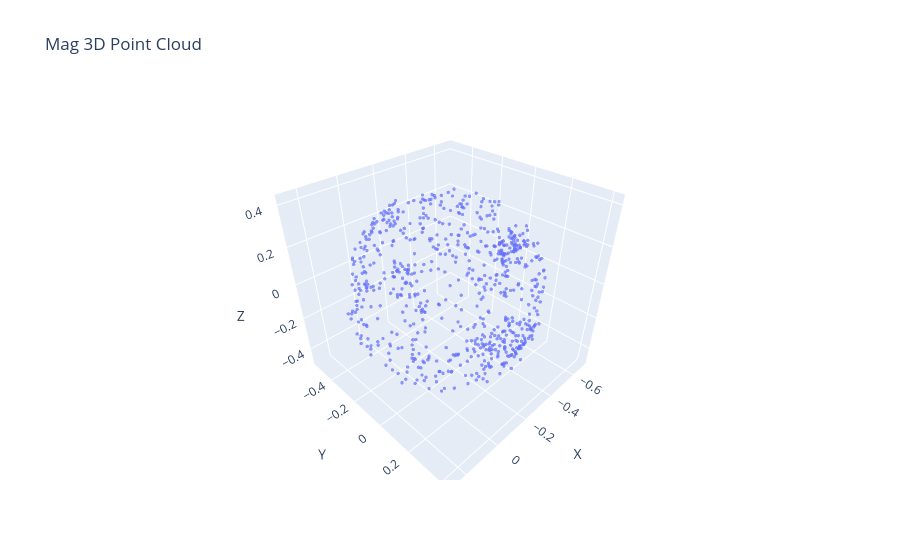

Notebook source saved alongside this figure:
### Code cell
mx, my, mz = data

fig = go.Figure(
    data=[
        go.Scatter3d(
            x=mx,
            y=my,
            z=mz,
            mode='markers',
            marker=dict(size=2, opacity=0.7)
        )
    ]
)

fig.update_layout(
    title='Mag 3D Point Cloud',
    scene=dict(
        xaxis_title='X',
        yaxis_title='Y',
        zaxis_title='Z',
        aspectmode='data'
    )
)

fig.show()

### Figure 1 — Plotly figure (JSON) as saved in the notebook; plotly's stock layout.template omitted (floating-point values rounded to 4 significant figures; data arrays with more than 128 entries replaced by an {"elided": "..."} marker saying what was removed)
{"data": [{"marker": {"opacity": 0.7, "size": 2}, "mode": "markers", "x": {"elided": "709 float values"}, "y": {"elided": "709 float values"}, "z": {"elided": "709 float values"}, "type": "scatter3d"}], "layout": {"scene": {"xaxis": {"title": {"text": "X"}}, "yaxis": {"title": {"text": "Y"}}, "zaxis": {"title": {"text": "Z"}}, "aspectmode": "data"}, "title": {"text": "Mag 3D Point Cloud"}}}
